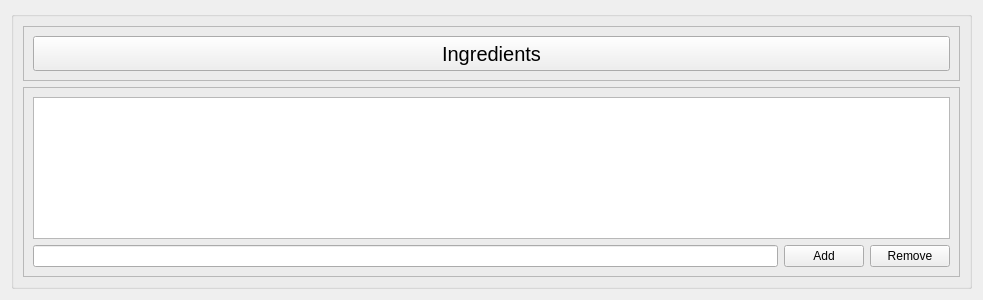
<?xml version="1.0" encoding="UTF-8"?>
<ui version="4.0">
 <class>Form</class>
 <widget class="QWidget" name="Form">
  <property name="geometry">
   <rect>
    <x>0</x>
    <y>0</y>
    <width>983</width>
    <height>300</height>
   </rect>
  </property>
  <property name="windowTitle">
   <string>Form</string>
  </property>
  <layout class="QVBoxLayout" name="verticalLayout">
   <item>
    <widget class="QGroupBox" name="groupBox">
     <property name="title">
      <string/>
     </property>
     <layout class="QVBoxLayout" name="verticalLayout_2">
      <item>
       <widget class="QFrame" name="frame_2">
        <property name="frameShape">
         <enum>QFrame::StyledPanel</enum>
        </property>
        <property name="frameShadow">
         <enum>QFrame::Raised</enum>
        </property>
        <layout class="QVBoxLayout" name="verticalLayout_4">
         <item>
          <widget class="QPushButton" name="buttonIngredients">
           <property name="minimumSize">
            <size>
             <width>0</width>
             <height>35</height>
            </size>
           </property>
           <property name="maximumSize">
            <size>
             <width>16777215</width>
             <height>35</height>
            </size>
           </property>
           <property name="font">
            <font>
             <pointsize>15</pointsize>
            </font>
           </property>
           <property name="text">
            <string>Ingredients</string>
           </property>
          </widget>
         </item>
        </layout>
       </widget>
      </item>
      <item>
       <widget class="QFrame" name="frameContent">
        <property name="frameShape">
         <enum>QFrame::StyledPanel</enum>
        </property>
        <property name="frameShadow">
         <enum>QFrame::Raised</enum>
        </property>
        <layout class="QVBoxLayout" name="verticalLayout_3">
         <item>
          <widget class="QListWidget" name="listIngredients"/>
         </item>
         <item>
          <layout class="QHBoxLayout" name="horizontalLayout">
           <item>
            <widget class="QLineEdit" name="entryIngredient"/>
           </item>
           <item>
            <widget class="QPushButton" name="buttonAddIngredient">
             <property name="text">
              <string>Add</string>
             </property>
            </widget>
           </item>
           <item>
            <widget class="QPushButton" name="buttonRemoveIngredient">
             <property name="text">
              <string>Remove</string>
             </property>
            </widget>
           </item>
          </layout>
         </item>
        </layout>
       </widget>
      </item>
     </layout>
    </widget>
   </item>
  </layout>
 </widget>
 <resources/>
 <connections/>
</ui>
